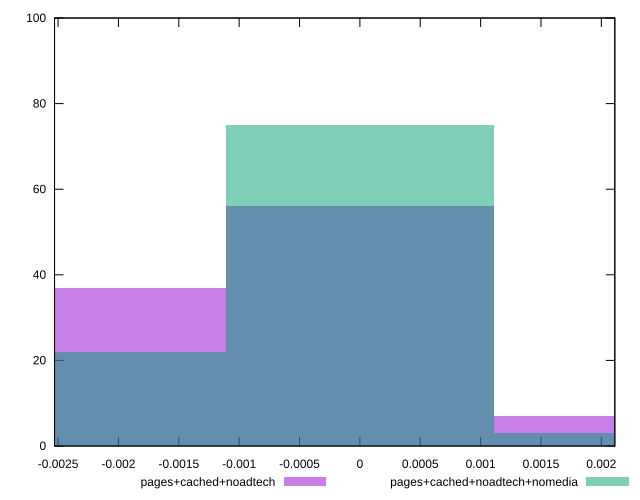

Write the gnuplot code that produced this figure.
reset

$pagesCachedNoadtech <<EOF
0 56
0.0022215516740436343 7
-0.0022215516740436343 37
EOF

$pagesCachedNoadtechNomedia <<EOF
0 75
-0.0022215516740436343 22
0.0022215516740436343 3
EOF

set key outside below
set boxwidth 0.0022215516740436343
set xrange [-0.0025293966109044917:0.0021117532025835676]
set yrange [0:100]
set trange [0:100]
set style fill transparent solid 0.5 noborder
set terminal svg size 640, 500 enhanced background rgb 'white'
set output "report_00026_2021-02-22T21:38:55.199Z/meta/pScore-difference/comparison/histogram/2_vs_3.svg"

plot $pagesCachedNoadtech title "pages+cached+noadtech" with boxes, \
     $pagesCachedNoadtechNomedia title "pages+cached+noadtech+nomedia" with boxes

reset
